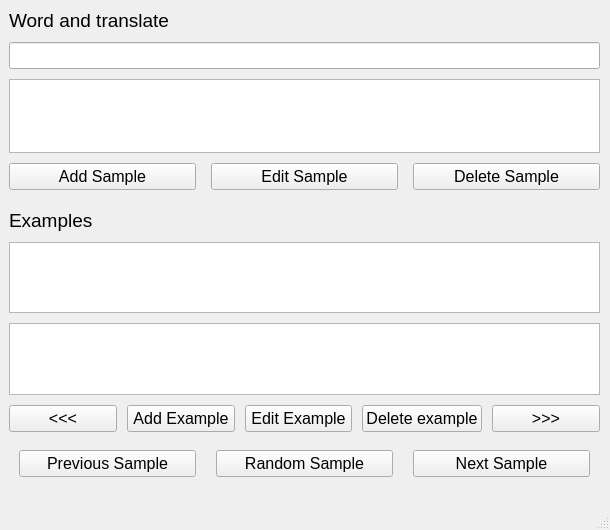
<?xml version="1.0" encoding="UTF-8"?>
<ui version="4.0">
 <class>MainWindow</class>
 <widget class="QMainWindow" name="MainWindow">
  <property name="geometry">
   <rect>
    <x>0</x>
    <y>0</y>
    <width>610</width>
    <height>530</height>
   </rect>
  </property>
  <property name="sizePolicy">
   <sizepolicy hsizetype="Fixed" vsizetype="Fixed">
    <horstretch>0</horstretch>
    <verstretch>0</verstretch>
   </sizepolicy>
  </property>
  <property name="font">
   <font>
    <pointsize>12</pointsize>
   </font>
  </property>
  <property name="windowTitle">
   <string>Eng app</string>
  </property>
  <widget class="QWidget" name="centralwidget">
   <widget class="QStackedWidget" name="stackedWidget">
    <property name="geometry">
     <rect>
      <x>9</x>
      <y>9</y>
      <width>591</width>
      <height>471</height>
     </rect>
    </property>
    <property name="currentIndex">
     <number>0</number>
    </property>
    <widget class="QWidget" name="mainPage">
     <widget class="QWidget" name="verticalLayoutWidget">
      <property name="geometry">
       <rect>
        <x>0</x>
        <y>0</y>
        <width>591</width>
        <height>181</height>
       </rect>
      </property>
      <layout class="QVBoxLayout" name="wordVerticalLayout">
       <property name="spacing">
        <number>10</number>
       </property>
       <item>
        <widget class="QLabel" name="wordZoneLabel">
         <property name="font">
          <font>
           <pointsize>14</pointsize>
          </font>
         </property>
         <property name="text">
          <string>Word and translate</string>
         </property>
        </widget>
       </item>
       <item>
        <widget class="QLineEdit" name="wordLineEdit">
         <property name="enabled">
          <bool>true</bool>
         </property>
         <property name="text">
          <string/>
         </property>
         <property name="readOnly">
          <bool>true</bool>
         </property>
        </widget>
       </item>
       <item>
        <widget class="QTextEdit" name="translateTextEdit">
         <property name="enabled">
          <bool>true</bool>
         </property>
         <property name="readOnly">
          <bool>true</bool>
         </property>
        </widget>
       </item>
       <item>
        <layout class="QHBoxLayout" name="sampleEditingButtonHorizontalLayout">
         <property name="spacing">
          <number>15</number>
         </property>
         <item>
          <widget class="QPushButton" name="toAddSampleButton">
           <property name="text">
            <string>Add Sample</string>
           </property>
          </widget>
         </item>
         <item>
          <widget class="QPushButton" name="editSampleButton">
           <property name="text">
            <string>Edit Sample</string>
           </property>
          </widget>
         </item>
         <item>
          <widget class="QPushButton" name="deleteSampleButton">
           <property name="text">
            <string>Delete Sample</string>
           </property>
          </widget>
         </item>
        </layout>
       </item>
      </layout>
      <zorder>translateTextEdit</zorder>
      <zorder>wordZoneLabel</zorder>
      <zorder>wordLineEdit</zorder>
     </widget>
     <widget class="QWidget" name="verticalLayoutWidget_2">
      <property name="geometry">
       <rect>
        <x>0</x>
        <y>200</y>
        <width>591</width>
        <height>223</height>
       </rect>
      </property>
      <layout class="QVBoxLayout" name="examplesVerticalLayout">
       <property name="spacing">
        <number>10</number>
       </property>
       <item>
        <widget class="QLabel" name="exampleZoneLabel">
         <property name="font">
          <font>
           <pointsize>14</pointsize>
          </font>
         </property>
         <property name="text">
          <string>Examples</string>
         </property>
        </widget>
       </item>
       <item>
        <widget class="QTextEdit" name="engExampleTextEdit">
         <property name="enabled">
          <bool>true</bool>
         </property>
         <property name="readOnly">
          <bool>true</bool>
         </property>
         <property name="placeholderText">
          <string/>
         </property>
        </widget>
       </item>
       <item>
        <widget class="QTextEdit" name="rusExampleTextEdit">
         <property name="enabled">
          <bool>true</bool>
         </property>
         <property name="readOnly">
          <bool>true</bool>
         </property>
         <property name="placeholderText">
          <string/>
         </property>
        </widget>
       </item>
       <item>
        <layout class="QHBoxLayout" name="exampleButtonsHorizontalLayout">
         <property name="spacing">
          <number>10</number>
         </property>
         <item>
          <widget class="QPushButton" name="leftExampleButton">
           <property name="text">
            <string>&lt;&lt;&lt;</string>
           </property>
          </widget>
         </item>
         <item>
          <widget class="QPushButton" name="addExampleButton">
           <property name="text">
            <string>Add Example</string>
           </property>
          </widget>
         </item>
         <item>
          <widget class="QPushButton" name="editExampleButton">
           <property name="text">
            <string>Edit Example</string>
           </property>
          </widget>
         </item>
         <item>
          <widget class="QPushButton" name="deleteExampleButton">
           <property name="text">
            <string>Delete example</string>
           </property>
          </widget>
         </item>
         <item>
          <widget class="QPushButton" name="rightExampleButton">
           <property name="text">
            <string>&gt;&gt;&gt;</string>
           </property>
          </widget>
         </item>
        </layout>
       </item>
      </layout>
     </widget>
     <widget class="QWidget" name="horizontalLayoutWidget_2">
      <property name="geometry">
       <rect>
        <x>0</x>
        <y>440</y>
        <width>591</width>
        <height>29</height>
       </rect>
      </property>
      <layout class="QHBoxLayout" name="actionButtonHorizontalLayout">
       <property name="spacing">
        <number>20</number>
       </property>
       <property name="leftMargin">
        <number>10</number>
       </property>
       <property name="rightMargin">
        <number>10</number>
       </property>
       <item>
        <widget class="QPushButton" name="previousSampleButton">
         <property name="text">
          <string>Previous Sample</string>
         </property>
        </widget>
       </item>
       <item>
        <widget class="QPushButton" name="randomSampleButton">
         <property name="text">
          <string>Random Sample</string>
         </property>
        </widget>
       </item>
       <item>
        <widget class="QPushButton" name="nextSampleButton">
         <property name="text">
          <string>Next Sample</string>
         </property>
        </widget>
       </item>
      </layout>
     </widget>
    </widget>
    <widget class="QWidget" name="sampleAddPage">
     <widget class="QPushButton" name="saveNewSampleButton">
      <property name="geometry">
       <rect>
        <x>180</x>
        <y>0</y>
        <width>161</width>
        <height>25</height>
       </rect>
      </property>
      <property name="text">
       <string>Add to dictionary</string>
      </property>
     </widget>
     <widget class="QLabel" name="wordZoneTitleLabel">
      <property name="geometry">
       <rect>
        <x>1</x>
        <y>1</y>
        <width>165</width>
        <height>22</height>
       </rect>
      </property>
      <property name="font">
       <font>
        <pointsize>14</pointsize>
       </font>
      </property>
      <property name="text">
       <string>Word and translate</string>
      </property>
     </widget>
     <widget class="QWidget" name="layoutWidget">
      <property name="geometry">
       <rect>
        <x>0</x>
        <y>30</y>
        <width>591</width>
        <height>347</height>
       </rect>
      </property>
      <layout class="QFormLayout" name="sampleAddAreaFormLayout">
       <property name="horizontalSpacing">
        <number>10</number>
       </property>
       <property name="verticalSpacing">
        <number>10</number>
       </property>
       <property name="topMargin">
        <number>10</number>
       </property>
       <property name="bottomMargin">
        <number>10</number>
       </property>
       <item row="0" column="0">
        <widget class="QLineEdit" name="newWordLineEdit">
         <property name="enabled">
          <bool>true</bool>
         </property>
         <property name="sizePolicy">
          <sizepolicy hsizetype="Expanding" vsizetype="Fixed">
           <horstretch>0</horstretch>
           <verstretch>0</verstretch>
          </sizepolicy>
         </property>
         <property name="minimumSize">
          <size>
           <width>350</width>
           <height>0</height>
          </size>
         </property>
         <property name="toolTip">
          <string/>
         </property>
         <property name="text">
          <string/>
         </property>
         <property name="readOnly">
          <bool>false</bool>
         </property>
        </widget>
       </item>
       <item row="0" column="1">
        <widget class="QLabel" name="newWordMsgLabel">
         <property name="text">
          <string>Type a new word</string>
         </property>
        </widget>
       </item>
       <item row="1" column="0">
        <widget class="QTextEdit" name="newWordTranslateTextEdit">
         <property name="enabled">
          <bool>true</bool>
         </property>
         <property name="minimumSize">
          <size>
           <width>350</width>
           <height>60</height>
          </size>
         </property>
         <property name="documentTitle">
          <string/>
         </property>
         <property name="readOnly">
          <bool>false</bool>
         </property>
        </widget>
       </item>
       <item row="1" column="1">
        <widget class="QLabel" name="newWordTranslateMsgLabel">
         <property name="sizePolicy">
          <sizepolicy hsizetype="Preferred" vsizetype="Preferred">
           <horstretch>0</horstretch>
           <verstretch>0</verstretch>
          </sizepolicy>
         </property>
         <property name="text">
          <string>Type the word's translates</string>
         </property>
        </widget>
       </item>
       <item row="2" column="0">
        <widget class="QTextEdit" name="newWordExampleEngTextEdit">
         <property name="enabled">
          <bool>true</bool>
         </property>
         <property name="minimumSize">
          <size>
           <width>350</width>
           <height>100</height>
          </size>
         </property>
         <property name="readOnly">
          <bool>false</bool>
         </property>
        </widget>
       </item>
       <item row="3" column="0">
        <widget class="QTextEdit" name="newWordExampleRusTextEdit">
         <property name="enabled">
          <bool>true</bool>
         </property>
         <property name="minimumSize">
          <size>
           <width>350</width>
           <height>100</height>
          </size>
         </property>
         <property name="readOnly">
          <bool>false</bool>
         </property>
        </widget>
       </item>
       <item row="3" column="1">
        <widget class="QLabel" name="newWordExampleRusMsgLabel">
         <property name="sizePolicy">
          <sizepolicy hsizetype="Preferred" vsizetype="Preferred">
           <horstretch>0</horstretch>
           <verstretch>0</verstretch>
          </sizepolicy>
         </property>
         <property name="text">
          <string>Type a translate of
the example sentance</string>
         </property>
        </widget>
       </item>
       <item row="2" column="1">
        <widget class="QLabel" name="newWordExampleEngMsgLabel">
         <property name="sizePolicy">
          <sizepolicy hsizetype="Preferred" vsizetype="Preferred">
           <horstretch>0</horstretch>
           <verstretch>0</verstretch>
          </sizepolicy>
         </property>
         <property name="text">
          <string>Type an example sentance
that contains the word</string>
         </property>
        </widget>
       </item>
      </layout>
     </widget>
     <widget class="QPushButton" name="fromAddToMainPushButton">
      <property name="geometry">
       <rect>
        <x>220</x>
        <y>390</y>
        <width>151</width>
        <height>25</height>
       </rect>
      </property>
      <property name="text">
       <string>Back to dictionary</string>
      </property>
     </widget>
    </widget>
   </widget>
  </widget>
  <widget class="QMenuBar" name="menubar">
   <property name="geometry">
    <rect>
     <x>0</x>
     <y>0</y>
     <width>610</width>
     <height>24</height>
    </rect>
   </property>
  </widget>
  <widget class="QStatusBar" name="statusbar"/>
 </widget>
 <resources/>
 <connections/>
</ui>
